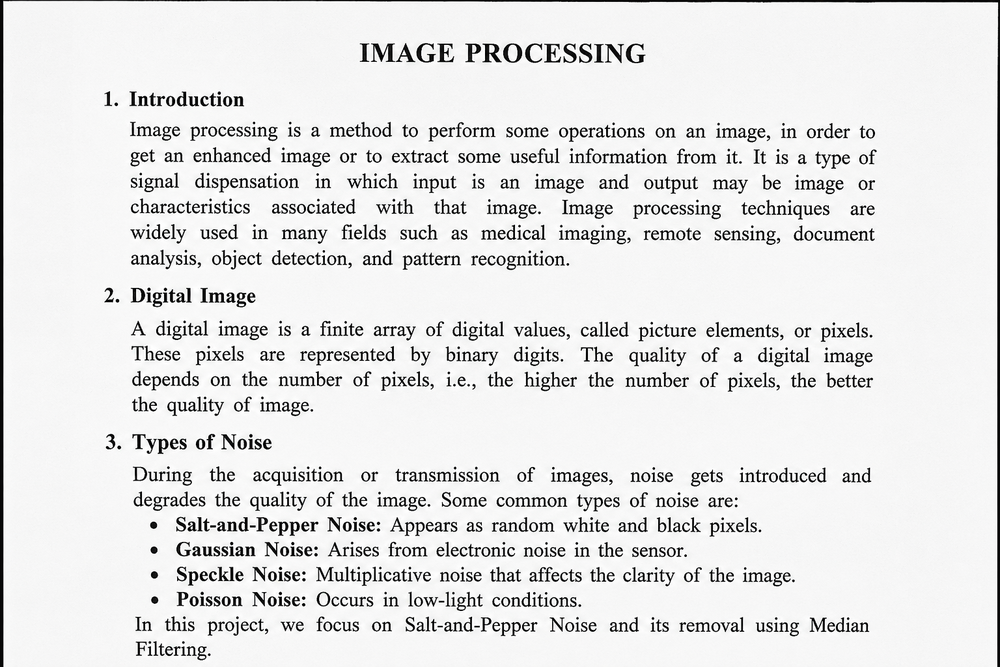
#> input picture TAE1/input.png, 1000 x 667 px, shrunk from 1536 x 1024 before the run
$ python TAE.py
#> lines starting #> are read from the running program, lines starting #| are printed output that depends on the picture
import cv2
import numpy as np
import matplotlib.pyplot as plt

# ============================================================
# SALT-AND-PEPPER NOISE REMOVAL USING MEDIAN FILTER
# ============================================================

# ---------- 1. LOAD INPUT IMAGE ----------
image = cv2.imread("input.png", cv2.IMREAD_GRAYSCALE)
#> image: shape (667, 1000); min 0, max 255, mean 229.2

if image is None:
    print("ERROR: input.png not found!")
    print("Keep input.png in the same folder as this Python file.")
    exit()

print("=" * 60)
print("   SALT-AND-PEPPER NOISE REMOVAL USING MEDIAN FILTER")
print("=" * 60)

print("\nOriginal Image Loaded Successfully")
print("Image Size:", image.shape)
#| Image Size: (667, 1000)


# ---------- 2. ADD SALT-AND-PEPPER NOISE ----------
def add_salt_pepper_noise(image, noise_amount=0.05):

#> called with noise_amount = 0.05
    noisy = image.copy()

    total_pixels = image.size
#> total_pixels = 667000
    noisy_pixels = int(total_pixels * noise_amount)
#> noisy_pixels = 33350

    # Fixed seed for reproducible demo
    np.random.seed(42)

    rows = np.random.randint(0, image.shape[0], noisy_pixels)
    cols = np.random.randint(0, image.shape[1], noisy_pixels)

    half = noisy_pixels // 2
#> half = 16675

    # Pepper noise = black pixels
    noisy[rows[:half], cols[:half]] = 0

    # Salt noise = white pixels
    noisy[rows[half:], cols[half:]] = 255
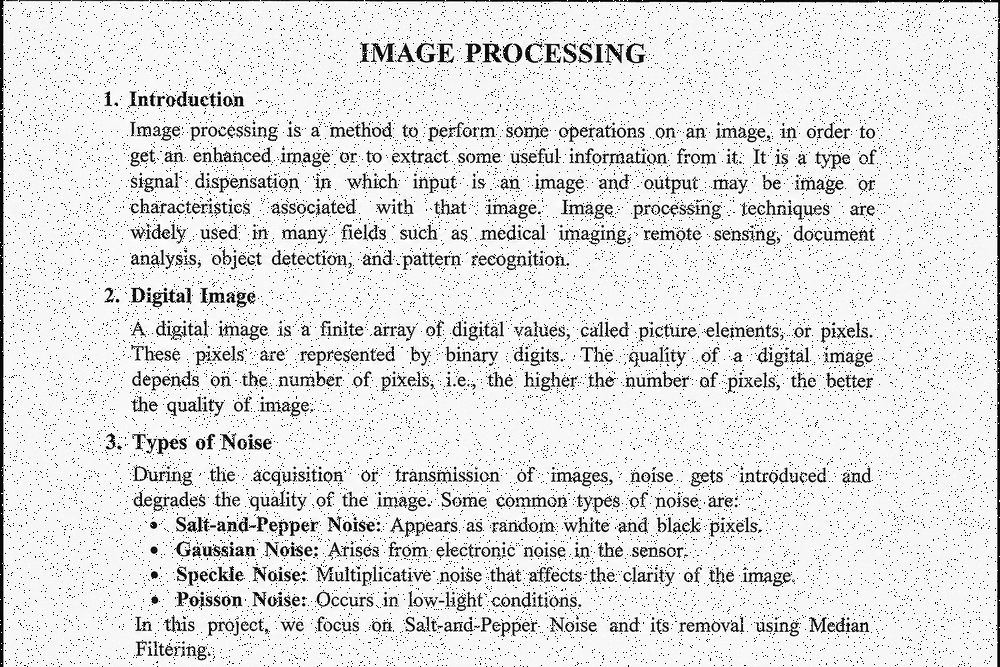
#> noisy: shape (667, 1000); min 0, max 255, mean 224.4

    return noisy


noise_density = 0.05
noisy_image = add_salt_pepper_noise(image, noise_density)


# ---------- 3. APPLY MEDIAN FILTER ----------
median_3 = cv2.medianBlur(noisy_image, 3)
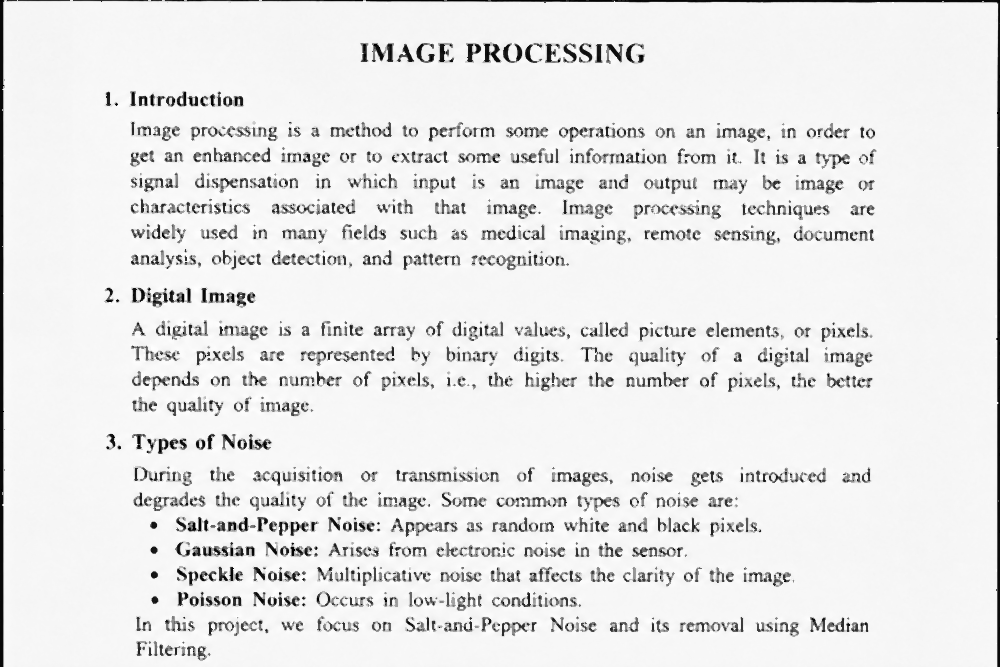
#> median_3: shape (667, 1000); min 0, max 255, mean 231.8
median_5 = cv2.medianBlur(noisy_image, 5)
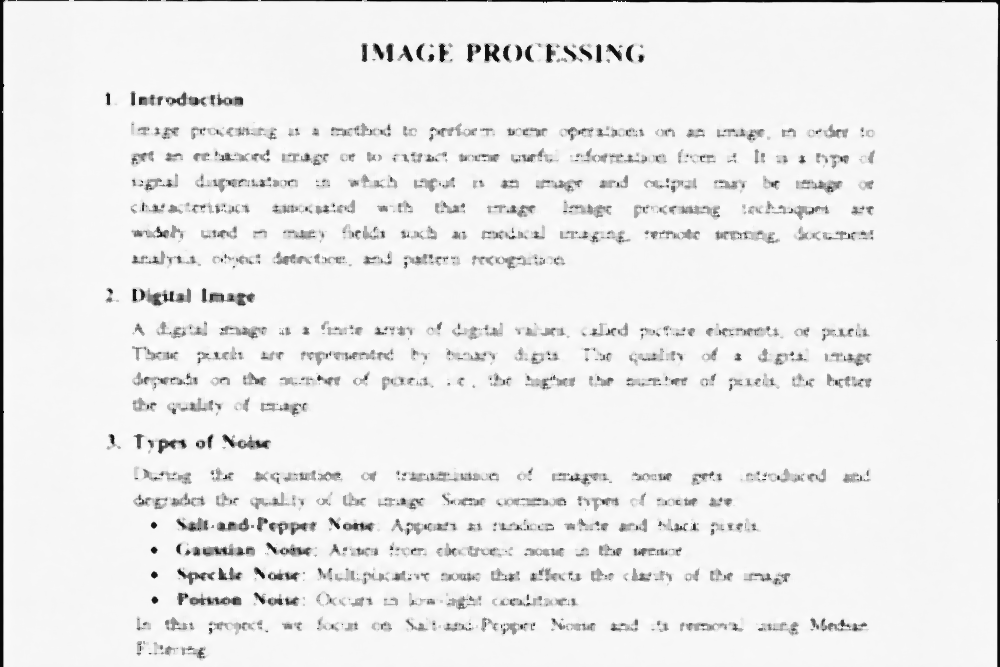
#> median_5: shape (667, 1000); min 0, max 254, mean 236.3
median_7 = cv2.medianBlur(noisy_image, 7)
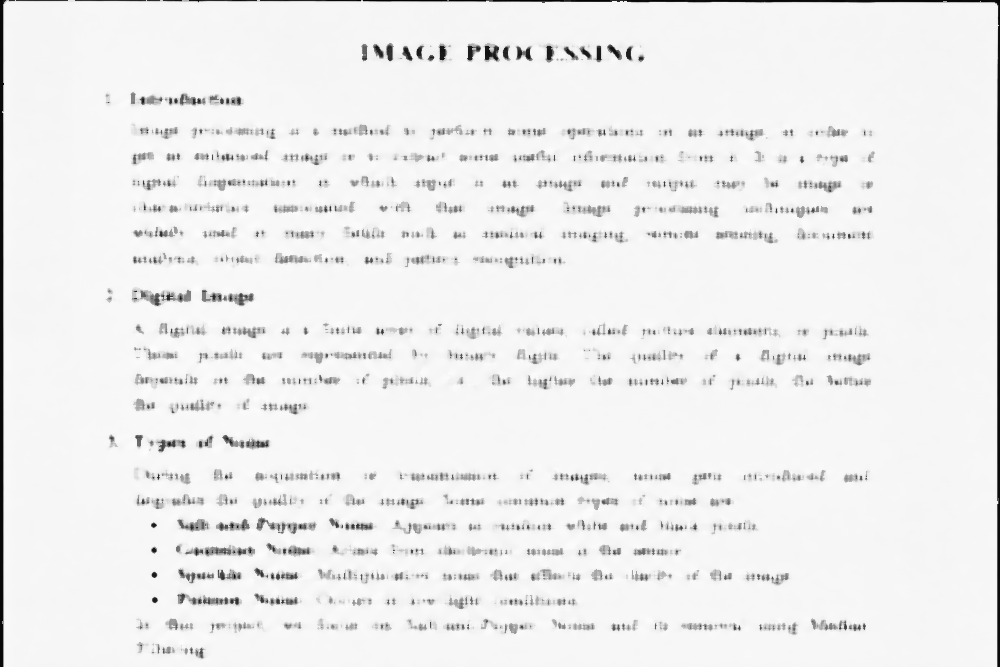
#> median_7: shape (667, 1000); min 0, max 253, mean 238.4


# ---------- 4. MSE CALCULATION ----------
def calculate_mse(original, processed):

    original = original.astype(np.float64)
    processed = processed.astype(np.float64)

    mse = np.mean((original - processed) ** 2)
#> mse = 528.3

    return mse


# ---------- 5. PSNR CALCULATION ----------
def calculate_psnr(original, processed):

    mse = calculate_mse(original, processed)

    if mse == 0:
        return float("inf")

    max_pixel = 255.0

    psnr = 10 * np.log10((max_pixel ** 2) / mse)

    return psnr


# ---------- 6. CALCULATE RESULTS ----------
mse_3 = calculate_mse(image, median_3)
#> mse_3 = 528.3
psnr_3 = calculate_psnr(image, median_3)
#> in calculate_psnr, `psnr = 10 * np.log10((max_pixel ** 2) / mse)`: psnr = 20.9
#> psnr_3 = 20.9

mse_5 = calculate_mse(image, median_5)
#> mse_5 = 1718.4
psnr_5 = calculate_psnr(image, median_5)
#> psnr_5 = 15.78

mse_7 = calculate_mse(image, median_7)
#> mse_7 = 2400.5
psnr_7 = calculate_psnr(image, median_7)
#> psnr_7 = 14.33


# ---------- 7. DISPLAY RESULTS IN TERMINAL ----------
print("\n" + "=" * 60)
print("                 PERFORMANCE RESULTS")
print("=" * 60)

print("\nFilter        MSE                 PSNR (dB)")
print("-" * 60)

print(f"3 x 3       {mse_3:<18.4f} {psnr_3:.2f} dB")
#| 3 x 3       528.2821           20.90 dB
print(f"5 x 5       {mse_5:<18.4f} {psnr_5:.2f} dB")
#| 5 x 5       1718.3534          15.78 dB
print(f"7 x 7       {mse_7:<18.4f} {psnr_7:.2f} dB")
#| 7 x 7       2400.4826          14.33 dB

print("-" * 60)


# ---------- 8. FIND BEST PSNR ----------
psnr_values = {
    "3 x 3": psnr_3,
    "5 x 5": psnr_5,
    "7 x 7": psnr_7
}
#> psnr_values = {'3 x 3': 20.9, '5 x 5': 15.78, '7 x 7': 14.33}

best_filter = max(psnr_values, key=psnr_values.get)
#> best_filter = '3 x 3'

print("\nBest PSNR:", best_filter)
#| Best PSNR: 3 x 3
print("Higher PSNR indicates better similarity to the original image.")


# ---------- 9. PROFESSIONAL DISPLAY ----------
fig = plt.figure(figsize=(16, 10))

fig.suptitle(
    "Salt-and-Pepper Noise Removal using Median Filter",
    fontsize=18,
    fontweight="bold"
)


# Original
ax1 = plt.subplot(2, 4, 1)
ax1.imshow(image, cmap="gray")
ax1.set_title("Original Image", fontsize=12, fontweight="bold")
ax1.axis("off")


# Noisy
ax2 = plt.subplot(2, 4, 2)
ax2.imshow(noisy_image, cmap="gray")
ax2.set_title(
    "Salt & Pepper Noise\n(5% Noise)",
    fontsize=12,
    fontweight="bold"
)
ax2.axis("off")


# 3x3
ax3 = plt.subplot(2, 4, 3)
ax3.imshow(median_3, cmap="gray")
ax3.set_title(
    f"3×3 Median Filter\nPSNR: {psnr_3:.2f} dB",
    fontsize=12,
    fontweight="bold"
)
ax3.axis("off")


# 5x5
ax4 = plt.subplot(2, 4, 4)
ax4.imshow(median_5, cmap="gray")
ax4.set_title(
    f"5×5 Median Filter\nPSNR: {psnr_5:.2f} dB",
    fontsize=12,
    fontweight="bold"
)
ax4.axis("off")


# 7x7
ax5 = plt.subplot(2, 4, 5)
ax5.imshow(median_7, cmap="gray")
ax5.set_title(
    f"7×7 Median Filter\nPSNR: {psnr_7:.2f} dB",
    fontsize=12,
    fontweight="bold"
)
ax5.axis("off")


# ---------- HISTOGRAM ----------
ax6 = plt.subplot(2, 4, 6)

ax6.hist(
    noisy_image.ravel(),
    bins=256,
    alpha=0.6,
    label="Noisy"
)

ax6.hist(
    median_5.ravel(),
    bins=256,
    alpha=0.6,
    label="Filtered (5×5)"
)

ax6.set_title(
    "Histogram Comparison",
    fontsize=12,
    fontweight="bold"
)

ax6.set_xlabel("Pixel Intensity")
ax6.set_ylabel("Frequency")
ax6.legend()


# ---------- METRICS TABLE ----------
ax7 = plt.subplot(2, 4, 7)
ax7.axis("off")

table_data = [
    ["Filter", "MSE", "PSNR"],
    ["3×3", f"{mse_3:.2f}", f"{psnr_3:.2f} dB"],
    ["5×5", f"{mse_5:.2f}", f"{psnr_5:.2f} dB"],
    ["7×7", f"{mse_7:.2f}", f"{psnr_7:.2f} dB"]
]
#> table_data = [['Filter', 'MSE', 'PSNR'], ['3×3', '528.28', '20.90 dB'], ['5×5', '1718.35', '15.78 dB'], ['7×7', '2400.48', '14.33 dB']]

table = ax7.table(
    cellText=table_data,
    cellLoc="center",
    loc="center",
    colWidths=[0.30, 0.35, 0.40]
)

table.auto_set_font_size(False)
table.set_fontsize(11)
table.scale(1.2, 2.0)

ax7.set_title(
    "Performance Comparison",
    fontsize=12,
    fontweight="bold",
    pad=15
)


# ---------- PROJECT FLOW ----------
ax8 = plt.subplot(2, 4, 8)
ax8.axis("off")

flow_text = (
    "PROCESS FLOW\n\n"
    "Original Image\n"
    "       ↓\n"
    "Add 5% Noise\n"
    "       ↓\n"
    "Median Filtering\n"
    "       ↓\n"
    "MSE + PSNR\n"
    "       ↓\n"
    "Quality Comparison"
)

ax8.text(
    0.5,
    0.5,
    flow_text,
    ha="center",
    va="center",
    fontsize=12,
    fontweight="bold"
)

ax8.set_title(
    "Processing Pipeline",
    fontsize=12,
    fontweight="bold"
)


plt.tight_layout(rect=[0, 0, 1, 0.94])

plt.show()
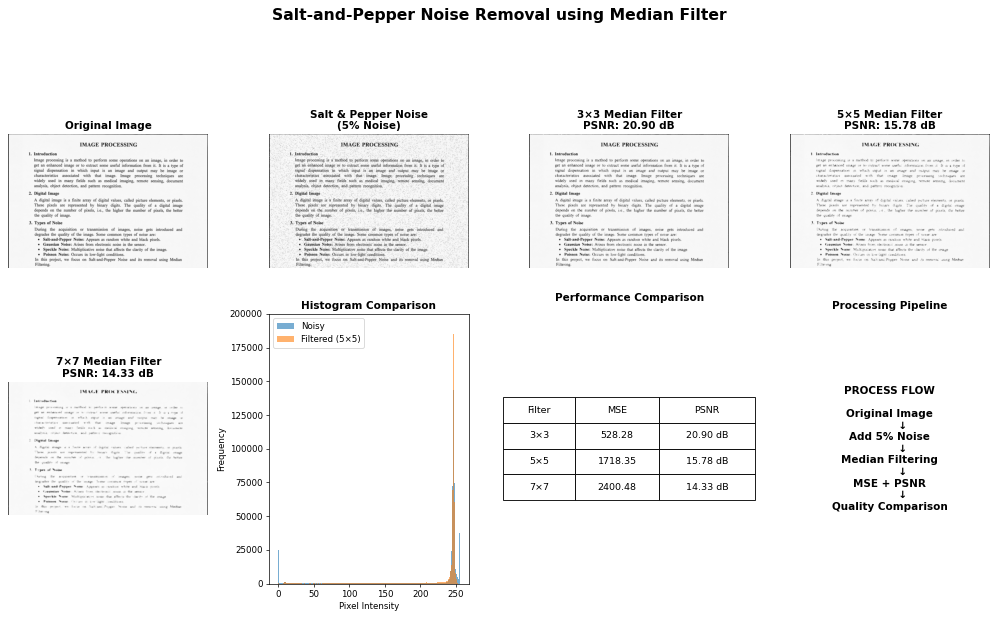
#> figure drawn by matplotlib, 6 panels; panel 6: tallest bar 143492 high, from x = 246 to 247; panel 6: tallest bar 190500 high, from x = 245.1 to 246.1
